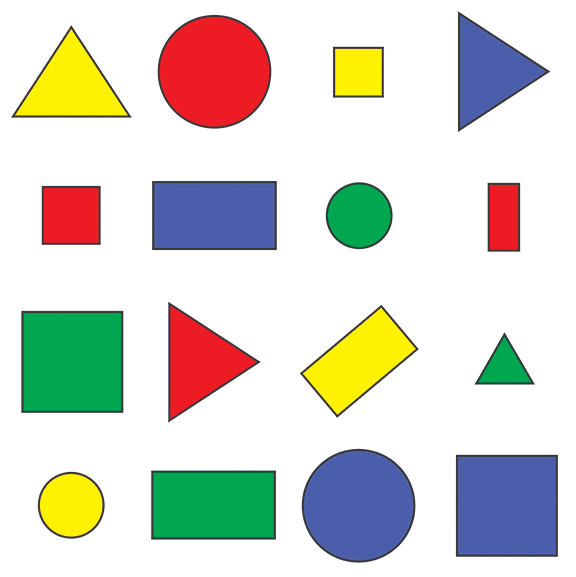
#> input picture resources/shapes.png, 576 x 577 px
$ python ch8_contour_shape.py
#> lines starting #> are read from the running program, lines starting #| are printed output that depends on the picture; after the words box and inside, x2 and y2 are one past the last pixel; in counts of white or black regions, pixels touching at a corner belong together
### utils.py
import cv2.cv2 as cv2
import numpy as np

BGR_BLUE = (255, 0, 0)
BGR_GREEN = (0, 255, 0)
BGR_RED = (0, 0, 255)
BGR_YELLOW = (0, 255, 255)


def stack_images(scale, img_array):
    """
    Stack an array of images in one
    """
    rows = len(img_array)
    cols = len(img_array[0])
    rows_available = isinstance(img_array[0], list)
    width = img_array[0][0].shape[1]
    height = img_array[0][0].shape[0]
    if rows_available:
        for x in range(0, rows):
            for y in range(0, cols):
                if img_array[x][y].shape[:2] == img_array[0][0].shape[:2]:
                    img_array[x][y] = cv2.resize(img_array[x][y], (0, 0), None, scale, scale)
                else:
                    img_array[x][y] = cv2.resize(img_array[x][y], (img_array[0][0].shape[1], img_array[0][0].shape[0]),
                                                 None, scale, scale)
                if len(img_array[x][y].shape) == 2:
                    img_array[x][y] = cv2.cvtColor(img_array[x][y], cv2.COLOR_GRAY2BGR)
        image_blank = np.zeros((height, width, 3), np.uint8)
        hor = [image_blank] * rows
        for x in range(0, rows):
            hor[x] = np.hstack(img_array[x])
        ver = np.vstack(hor)
    else:
        for x in range(0, rows):
            if img_array[x].shape[:2] == img_array[0].shape[:2]:
                img_array[x] = cv2.resize(img_array[x], (0, 0), None, scale, scale)
            else:
                img_array[x] = cv2.resize(img_array[x], (img_array[0].shape[1], img_array[0].shape[0]), None,scale, scale)
            if len(img_array[x].shape) == 2:
                img_array[x] = cv2.cvtColor(img_array[x], cv2.COLOR_GRAY2BGR)
        hor = np.hstack(img_array)
        ver = hor
    return ver


def empty_function(arg):
    pass

### ch8_contour_shape.py
"""
    Contours and shape detection
"""
# Workaround for OpenCV imports in PyCharm
import cv2.cv2 as cv2
import numpy as np

from utils import stack_images, BGR_BLUE, BGR_GREEN, BGR_YELLOW


def get_contours(img, img_contour):
    # cv2.RETR_EXTERNAL return the extreme outer contours.
    contours, hierarchy = cv2.findContours(img, cv2.RETR_EXTERNAL, cv2.CHAIN_APPROX_NONE)
    for contour in contours:
        area = cv2.contourArea(contour)
        print(area)
        # Just a random number to avoid draw little figures
        if area > 500:
            draw_all_contours = -1
            cv2.drawContours(img_contour, contour, draw_all_contours, BGR_BLUE, thickness=3)
            perimeter = cv2.arcLength(contour, True)
            # how many corners have the contours
            # 0.02 A value to play with it
            approx = cv2.approxPolyDP(contour, 0.02 * perimeter, True)
            obj_corners = len(approx)
            # if obj_corners == 8 we can assume that's a circle
            x, y, w, h = cv2.boundingRect(approx)

            if obj_corners == 3:
                object_type = 'Tri'
            elif obj_corners == 4:
                aspect_ratio = w/float(h)
                if 0.95 < aspect_ratio < 1.05:
                    object_type = 'Sqr'
                else:
                    object_type = 'Rect'
            elif obj_corners > 4:
                object_type = 'Circle'
            else:
                object_type = None
            cv2.rectangle(img_contour, (x, y), (x + w, y + h), BGR_GREEN, thickness=2)
            center_obj = (x + (w // 2) - 10, y + (h // 2) - 10)
            cv2.putText(img_contour, object_type, center_obj, cv2.FONT_HERSHEY_COMPLEX, 0.7, BGR_YELLOW, 2)


img = cv2.imread('resources/shapes.png')
#> img is the input picture: shape (577, 576, 3); mean B, G, R 205.1, 214.3, 214.2

img_gray = cv2.cvtColor(img, cv2.COLOR_BGR2GRAY)
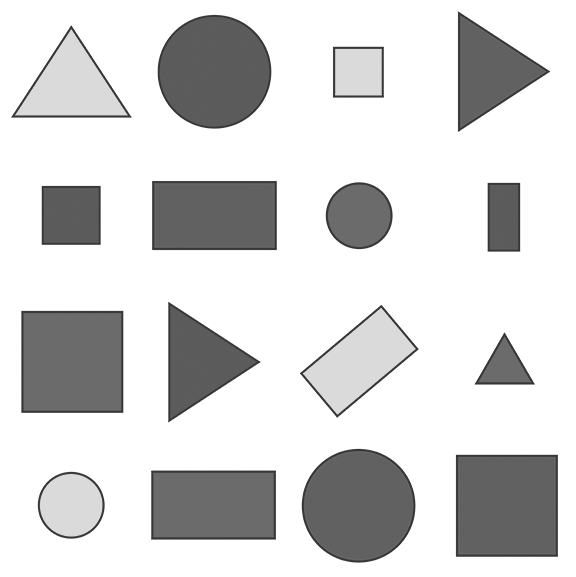
#> img_gray: shape (577, 576); min 54, max 255, mean 213.2
img_blur = cv2.GaussianBlur(img_gray, (7, 7), 1)
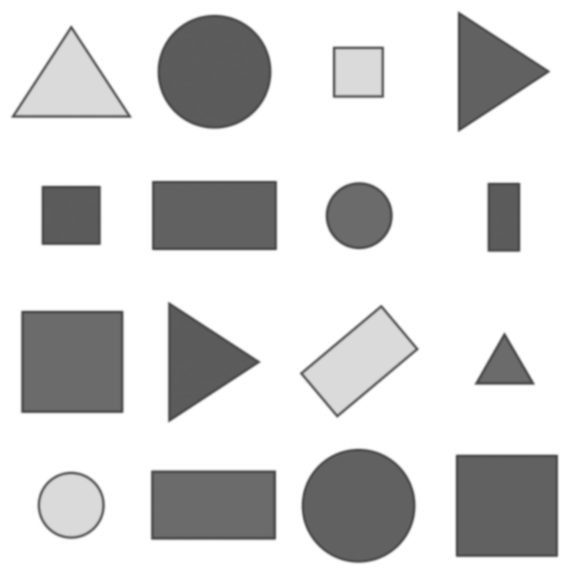
#> img_blur: shape (577, 576); min 72, max 255, mean 213.2
img_canny = cv2.Canny(img_blur, 50, 50)
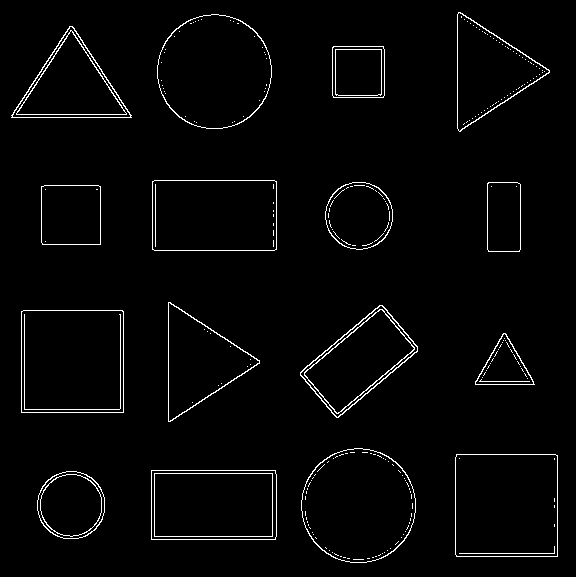
#> img_canny: shape (577, 576); 2.4% white in thin lines or dots

img_contour = np.zeros_like(img)
get_contours(img_canny, img_contour)
#> in get_contours, `contours, hierarchy = cv2.findContours(img, cv2.RETR_EXTERNAL, cv2.CHA..`: contours = 16 contours; largest, box (x1, y1, x2, y2) and area: (21, 310, 124, 413) 10402, (455, 454, 558, 557) 10398, (301, 448, 416, 563) 10236, (157, 14, 272, 129) 10234, (152, 180, 277, 251) 8674
#> the loop in get_contours, `for contour in contours:` made 16 passes
#> (area, perimeter, approx, obj_corners, x, y, w, h) on passes 2, 3, 6, 7, 9, 10, 12: (8619, 386.8, [[151, 470], [151, 539], [275, 539], [275, 470]], 4, 151, 470, 125, 70), (10398.5, 406.2, [[456, 454], [456, 556], [557, 556], [557, 455]], 4, 456, 454, 102, 103), (10402, 406.8, [[21, 311], [21, 412], [123, 412], [122, 310]], 4, 21, 310, 103, 103), (6389, 338.5, [[382, 305], [300, 372], [336, 417], [417, 351]], 4, 300, 305, 118, 113), (3475.5, 234.2, [[41, 186], [42, 244], [100, 244], [100, 186]], 4, 41, 186, 60, 59), (2270.5, 201.1, [[488, 182], [487, 249], [519, 251], [520, 184]], 4, 487, 182, 34, 70), (8674, 385.7, [[152, 181], [152, 249], [276, 249], [276, 181]], 4, 152, 181, 125, 69)
#> (area, perimeter, approx, obj_corners, x, y, w, h) on passes 5, 8, 14, 16: (1612.5, 186.6, [[503, 333], [475, 384], [534, 384]], 3, 475, 333, 60, 52), (5629, 352, [[168, 302], [170, 421], [259, 360]], 3, 168, 302, 92, 120), (5690.5, 355.1, [[11, 115], [131, 117], [72, 26]], 3, 11, 26, 121, 92), (5712, 351.7, [[458, 12], [460, 131], [549, 70]], 3, 458, 12, 92, 120)
#| 3593.5
#| 8619.0
#| 10398.5
#| 10236.0
#| 1612.5
#| 10402.0
#| 6389.0
#| 5629.0
#> (further printed lines are left out)
#> after the loop in get_contours, `for contour in contours:`:
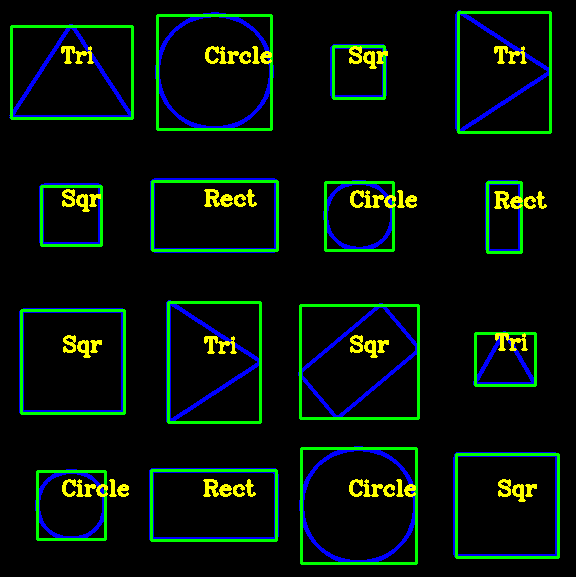
#> img_contour: shape (577, 576, 3); mean of channels 0, 1, 2 9.9, 18.1, 5.2; drawn as B, G, R
img_black = np.zeros_like(img)
img_stack = stack_images(0.8, ([img, img_gray, img_blur], [img_canny, img_contour, img_black]))
#> after the loop in stack_images, `for x in range(0, rows):`: hor = 2 items
#> in stack_images, `ver = np.vstack(hor)`:
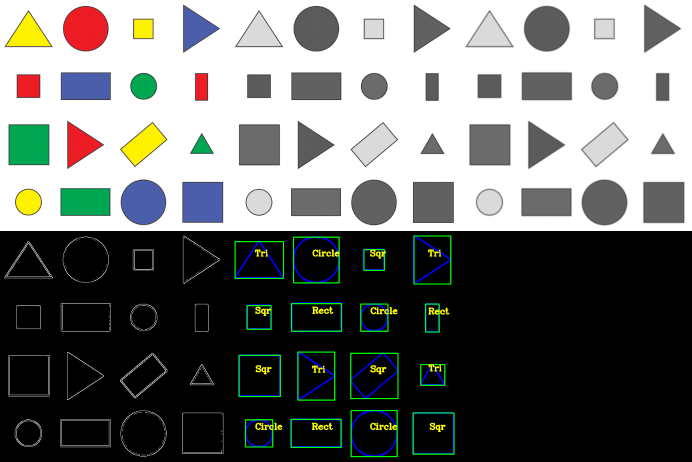
#> ver: shape (924, 1383, 3) (shown at 1/2 size); mean of channels 0, 1, 2 108, 110.8, 108.7; drawn as B, G, R
cv2.imshow("Stack", img_stack)
cv2.waitKey(0)
